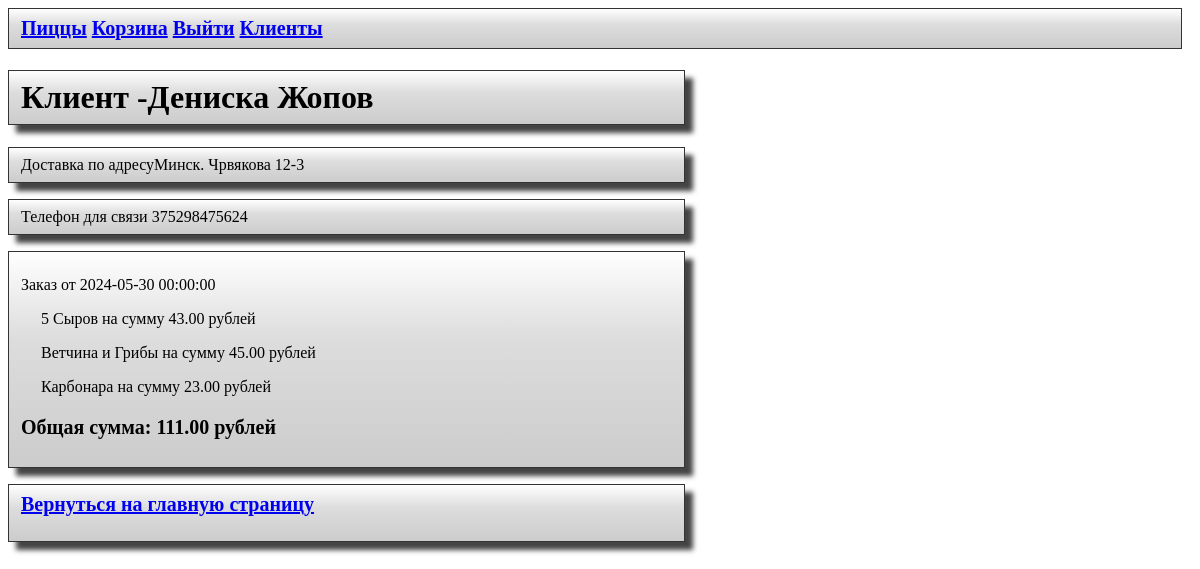
The app's page /9 (signed in) with its own data.
### main.py (models this page shows)
class Client(db.Model):
    id_client = db.Column(db.Integer, primary_key=True)
    client_name = db.Column(db.Text)
    client_address = db.Column(db.Text)
    client_phone = db.Column(db.Text)
    order = db.relationship('Order', back_populates='client_order')

class Order(db.Model):
    id_order = db.Column(db.Integer, primary_key=True)
    date = db.Column(db.DateTime, server_default=func.current_date())
    id_client_order = db.Column(db.Integer, db.ForeignKey('client.id_client'))
    client_order = db.relationship('Client', back_populates='order')
    client_order_list = db.relationship('OrderList', back_populates='order_order_list')
    client_order_employees = db.relationship('Employees', back_populates='order_employees')

class OrderList(db.Model):
    id_order_list = db.Column(db.Integer, primary_key=True)
    order = db.Column(db.Text)
    price = db.Column(db.Integer)
    id_order_order_list = db.Column(db.Integer, db.ForeignKey('order.id_order'))
    order_order_list = db.relationship('Order', back_populates='client_order_list')

### main.py (the view)
@app.route('/<int:client_id>')
@login_required
def get_client_interface(client_id):
    client = SyncORM.select_tables_client_order_order_list(client_id)
    return render_template('client.html', client=client)

### main.py (called while the page is built)
@login.user_loader  # Функция загрузки пользователя
def load_user(temp_id):
    return User.query.get(int(temp_id))

    @staticmethod
    def select_tables_client_order_order_list(temp_id):
        with app.app_context():
            query = (
                db.select(Client)
                .options(joinedload(Client.order).joinedload(Order.client_order_list))
                .filter(Client.id_client == temp_id)
            )
            result = db.session.execute(query)
            res = result.unique().scalars().all()
            return res

### templates/client.html (shortened to what this page needs)
<!DOCTYPE html>
<html>
<head>
     <link rel="stylesheet" href="{{ url_for('static', filename='style.css') }}">
    <div class="navigation">
            <div><a href="/">Пиццы</a></div>
            <div>
                <a href="/basket">Корзина</a>
             </div>
            <div>
                 {% if current_user.is_anonymous %}
                     <a href="{{ url_for('login') }}">Служебный вход</a>
                 {% else %}
                    <a href="{{ url_for('logout',  logout='logout') }}">Выйти</a>
                 {% endif %}
             </div>
            <div>
                 {% if current_user.is_anonymous %}
                     <p></p>
                 {% else %}
                    <a href="{{ url_for('get_clients_interface') }}">Клиенты</a>
                 {% endif %}
             </div>
    </div>
</head>
<body>
    <h1 class="basket">Клиент -{{ client[0].client_name }}</h1>
    <p class="basket">Доставка по адресу{{ client[0].client_address }}</p>
    <p class="basket">Телефон для связи {{ client[0].client_phone }}</p>
    <ul class="client_list" >
    {% set ns = namespace(total_price=0) %}
    {% for i in client %}
        {% for j in i.order %}
            <p> Заказ от {{j.date}}</p>
            {% for k in j.client_order_list %}
                <p class ="client_order_margin"> {{k.order}} на сумму {{k.price}}.00 рублей </p>
                {% set ns.total_price = ns.total_price + k.price %}
            {% endfor %}
        {% endfor %}
    {% endfor %}
   <p class ="description">Общая сумма: {{ns.total_price}}.00 рублей</p>
    </ul>
    <a href="{{ url_for('index') }}" class="button_client_exit">Вернуться на главную страницу</a>
</body>
</html>

### static/style.css (style rules this page uses)
body { background-image: url('/static/media/examples/wood.jpg'); }
h1 { color: black; font-size: 40px justify-content: center; font-weight: 700 }
.description { color: black; font-size: 20px; font-weight: 600; }
.navigation { display: flex; color: black; font-size: 20px; font-weight: 600; width: 97%; border: 1px solid #333; padding: 8px 12px; background-image: linear-gradient(180deg, #fff, #ddd 40%, #ccc); gap: 5px; }
.basket { display: flex; width: 55%; border: 1px solid #333; box-shadow: 8px 8px 5px #444; padding: 8px 12px; background-image: linear-gradient(180deg, #fff, #ddd 40%, #ccc); }
.button_client_exit { display: flex; width: 55%; height: 40px; gap: 3px; border: 1px solid #333; box-shadow: 8px 8px 5px #444; padding: 8px 12px; background-image: linear-gradient(180deg, #fff, #ddd 40%, #ccc); font-size: 20px; font-weight: 600; }
.client_list { width: 55%; border: 1px solid #333; box-shadow: 8px 8px 5px #444; padding: 8px 12px; background-image: linear-gradient(180deg, #fff, #ddd 40%, #ccc); }
.client_order_margin { margin-left: 20px; }

### records on screen
Client: client_name "Дениска Жопов", client_address "Минск. Чрвякова 12-3", client_phone "375298475624"
Order: date "2024-05-30 00:00:00"
OrderList: order "5 Сыров", price "43"
OrderList: order "Ветчина и Грибы", price "45"
OrderList: order "Карбонара", price "23"

### other values on screen
{{ ns.total_price }} "111"
